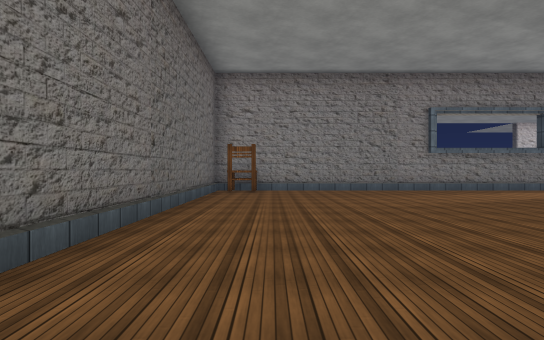
view 1 (above)

24 first-person views from a walk through a Unity game level. The camera is 1.3 m above the floor, looks level and sees 75° across. The floor is counted in squares, 2 m on a side. Each view is taken from the middle of a square. On the plan, view 1 faces up. The plan holds only what a view shows up to about 10 squares ahead; the rest is blank. The place goes on beyond the plan. The player character is not drawn. Some surface patterns are stand-ins.

view 2
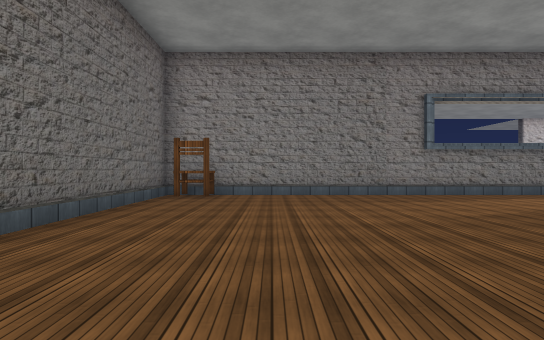

view 3
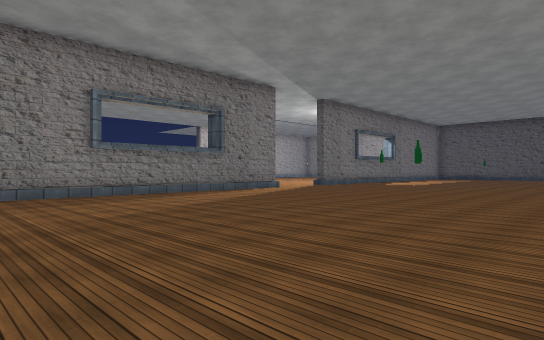

view 4
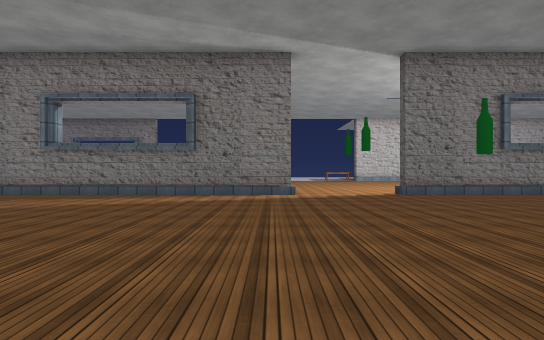

view 5
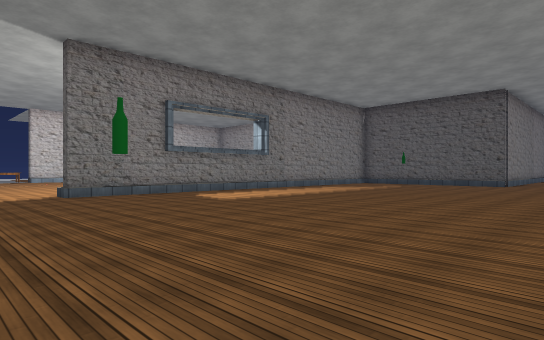

view 6
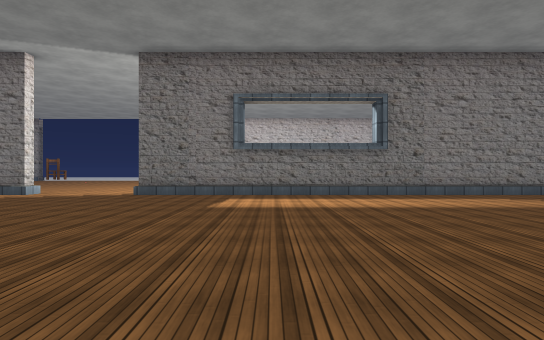

view 7
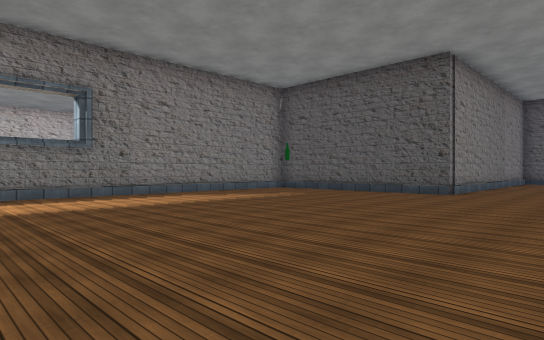

view 8
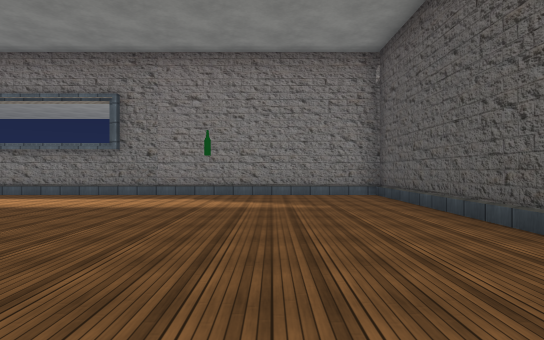

view 9
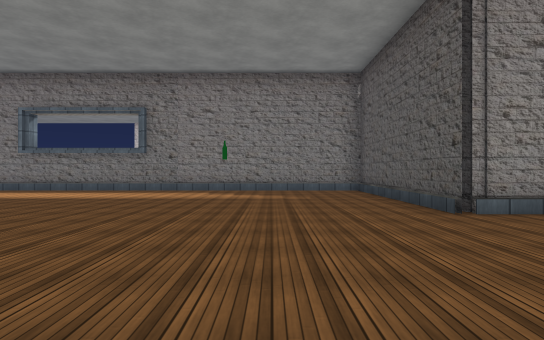

view 10
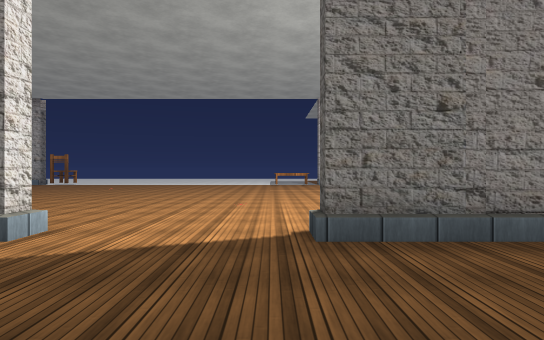

view 11
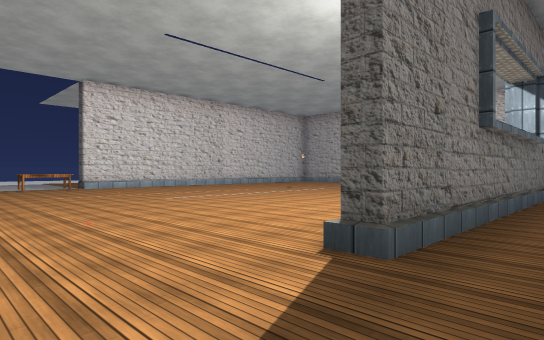

view 12
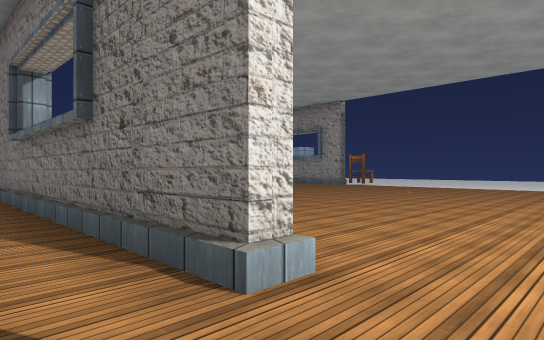

view 13
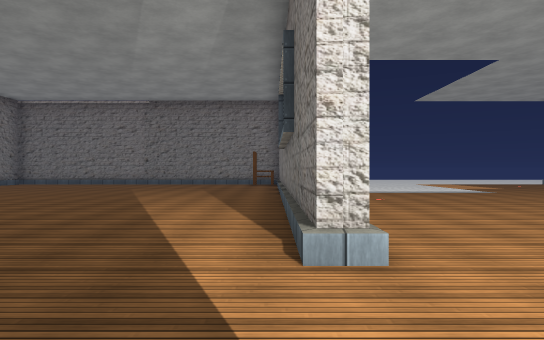

view 14
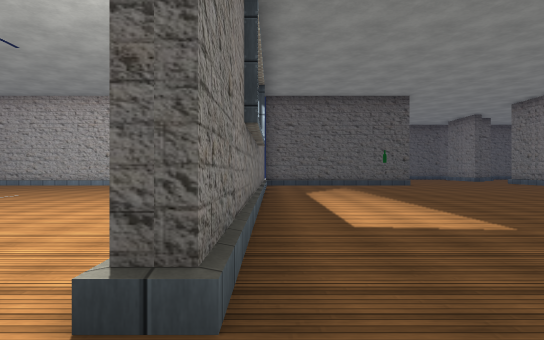

view 15
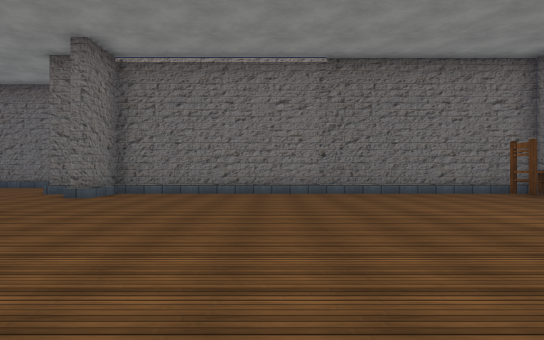

view 16
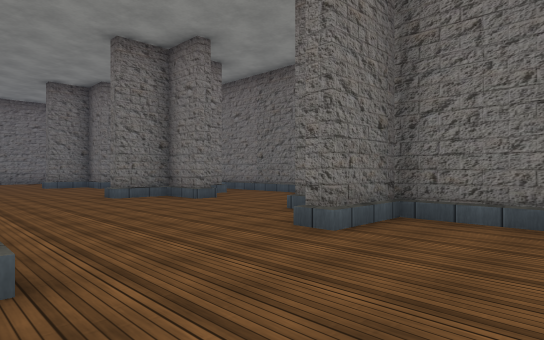

view 17
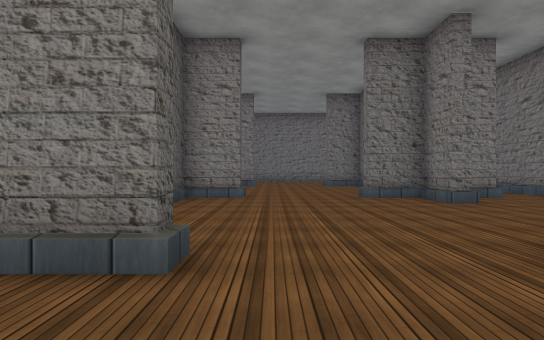

view 18
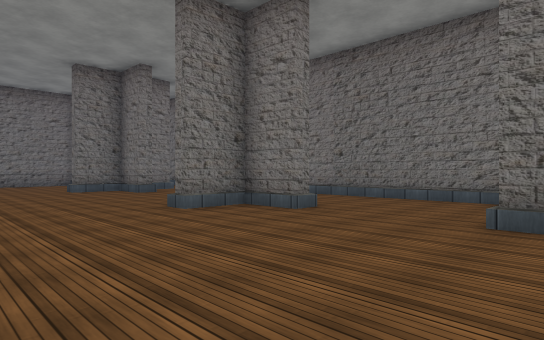

view 19
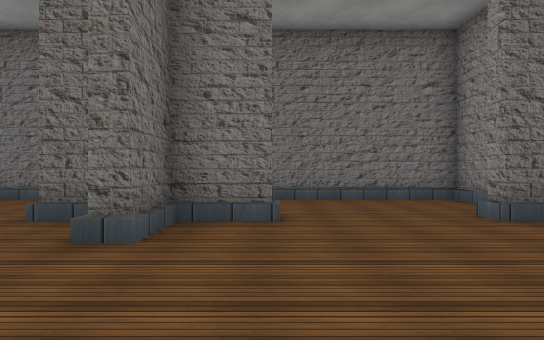

view 20
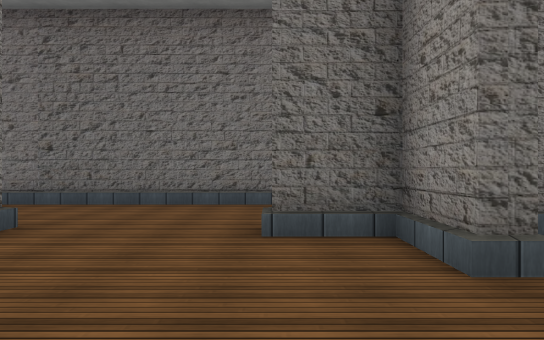

view 21
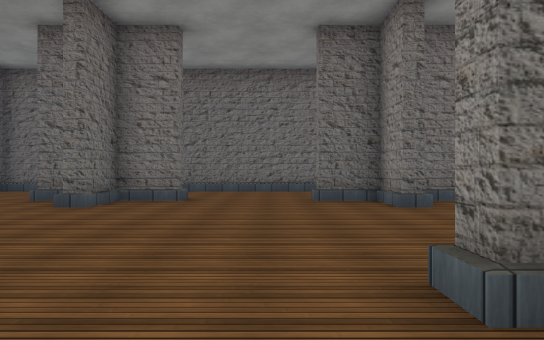

view 22
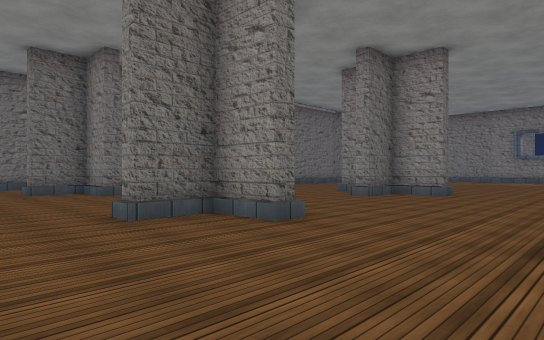

view 23
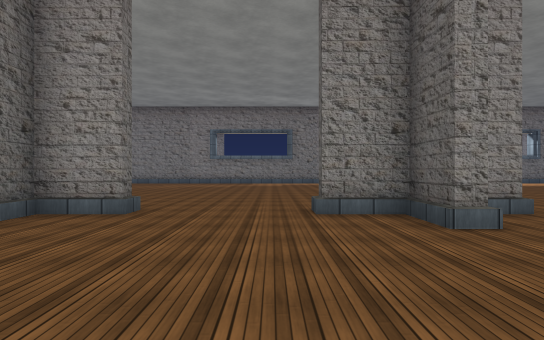

view 24
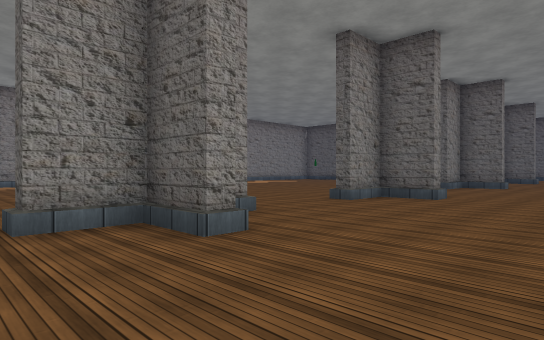

### Floor plan
Key: @ floor where view 1 was taken; # wall or solid block; . main floor; : floor 0.5 m higher than the main floor; / step, stairs or slope; C chair.
Columns run from 5 left of view 1 to 28 right of it. Each row starts with its distance up from view 1.
 21                ..  ..
 20               ........
 19              ..........
 18          .. ............   ..
 17          /............... ...
 16          /...................
 15          /..................
 14          /................
 13            .............
 12      ############...##############
 11    #C////////////.../////////////#
 10    #.............................#
  9    #.............................#
  8    #.............................#
  7    #.............................#
  6    #.............................#
  5    #..............................
  4    #..............................
  3    #..............................
  2    #........... ...... ..........
  1    #...........   ....       ...
  0    ##@..###/..###/..##        .
 -1 ####//../#//../#//../#
 -2 #..:.....:.....:.....:...
 -3 #........................
 -4 #.......................
 -5 #..#..... ..... ..
 -6 #.###...###...
 -7 #..#.....#.....
 -8 #..#.....#.....
 -9 #..............
-10 #..............
-11 #..:.....:
-12 #. ##...

Positions as (right, up) in squares from view 1, and headings:
1: (0, 0), facing up
2: (1, 2), facing up
3: (2, 2), facing up-right
4: (11, 2), facing up
5: (12, 2), facing up-right
6: (18, 2), facing up
7: (18, 2), facing up-right
8: (25, 2), facing up
9: (25, 0), facing up
10: (14, 8), facing up
11: (12, 10), facing up-right
12: (13, 10), facing up-left
13: (14, 11), facing left
14: (13, 11), facing right
15: (8, 4), facing left
16: (3, 2), facing down-left
17: (2, 2), facing down
18: (3, -1), facing down-left
19: (3, -5), facing left
20: (2, -8), facing left
21: (6, -9), facing left
22: (9, -10), facing up-left
23: (8, -6), facing up
24: (8, -5), facing up-right
